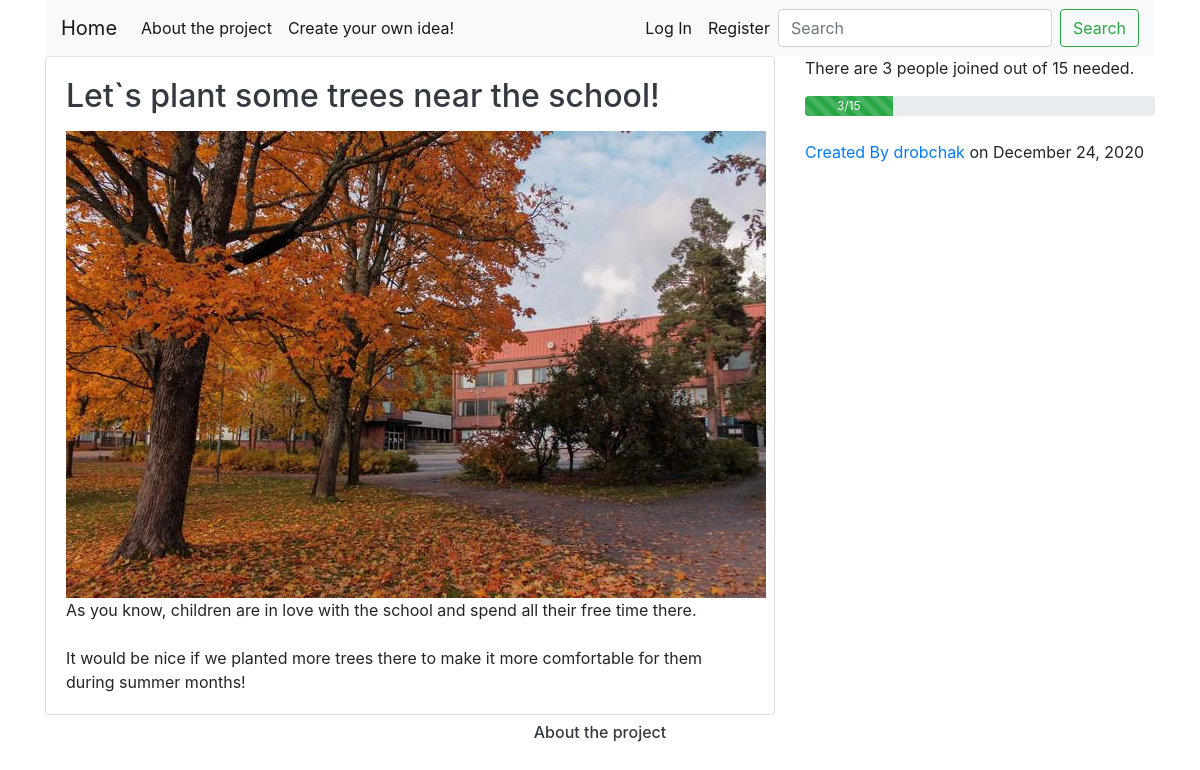
/2, run on the app's committed database.
### projectchange/models.py (models this page shows, shortened)
class Idea(db.Model):
    __tablename__= 'ideas'
    users = db.relationship(User)
    id = db.Column(db.Integer,primary_key=True)
    user_id = db.Column(db.Integer,db.ForeignKey('users.id'),nullable=False)
    date = db.Column(db.DateTime,nullable=False,default=datetime.utcnow)
    title = db.Column(db.String(140),nullable=False)
    text = db.Column(db.Text,nullable=False)
    target = db.Column(db.Integer,nullable=False)
    image = db.Column(db.String(64),nullable=False,default='default_image.png')
    likes = db.relationship('IdeaLike', backref='idea', lazy='dynamic')

class User(db.Model,UserMixin):
    __tablename__ = 'users'
    id = db.Column(db.Integer, primary_key=True)
    profile_image = db.Column(db.String(64),nullable=False,default='default_profile.png')
    email = db.Column(db.String(64), unique=True, index=True)
    username = db.Column(db.String(64), unique=True, index=True)
    password_hash = db.Column(db.String(128))
    ideas = db.relationship('Idea', backref='author',lazy=True)
    liked = db.relationship(
        'IdeaLike',
        foreign_keys='IdeaLike.user_id',
        backref='user', lazy='dynamic')

### projectchange/users/views.py (the view)
@users.route("/<username>")
def user_ideas(username):
    page = request.args.get('page',1,type=int)
    user = User.query.filter_by(username=username).first_or_404()
    ideas = Idea.query.filter_by(author=user).order_by(Idea.date.desc()).paginate(page=page,per_page=5)
    return render_template('user_ideas.html',ideas=ideas,user=user)

### projectchange/ideas/views.py (called while the page is built)
@ideas.route('/<int:idea_id>')
def idea(idea_id):
    idea = Idea.query.get_or_404(idea_id)
    image = url_for('static', filename='idea_pics/' + idea.image)
    return render_template('idea.html',title=idea.title, date=idea.date, i=idea, target=idea.target, image=image)

### projectchange/templates/idea.html (shortened to what this page needs)
{% extends "base.html" %}
{% block content %}
  <div class="row">
    <div class="col-md-8 blog-main">
      <div class="card">
          <div class="card-body">
              <h2><a class='card-title'><p class="text-dark">{{i.title}}</p></a></h2>
              <img align="center" src="{{url_for('static',filename='idea_pics/'+i.image)}}">
                <p class="card-text" style="white-space: pre-wrap">{{ i.text }}</p>
          </div>
        </div>
  </div>
  <aside class="col-md-4 blog-sidebar">
    <p>There are {{ i.likes.count() }} people joined out of {{ i.target }} needed. </p>
    <div class="progress" style="height: 20px;">
      <div class="progress-bar progress-bar-striped bg-success" role="progressbar" style="width: 25%" aria-valuenow="{{ i.likes.count() }}" aria-valuemin="0" aria-valuemax="{{ i.target }}">{{ i.likes.count() }}/{{ i.target }}</div>
    </div>
    <br>
      <a href="{{url_for('users.user_ideas',username=i.author.username)}}">Created By {{i.author.username}}</a> on {{i.date.strftime('%B %d, %Y')}}
  </aside>
  </div>
{% endblock %}

### data on the page
Idea: title "Let`s plant some trees near the school!", image (picture), text "As you know, children are in love with the school and spend all their free time there. It would be nice if we planted more trees there to make it more comfortable for them during summer months!", target "15", date "December 24, 2020"
User: author.username "drobchak"

### other printed values
{{ i.likes.count() }} "3"
